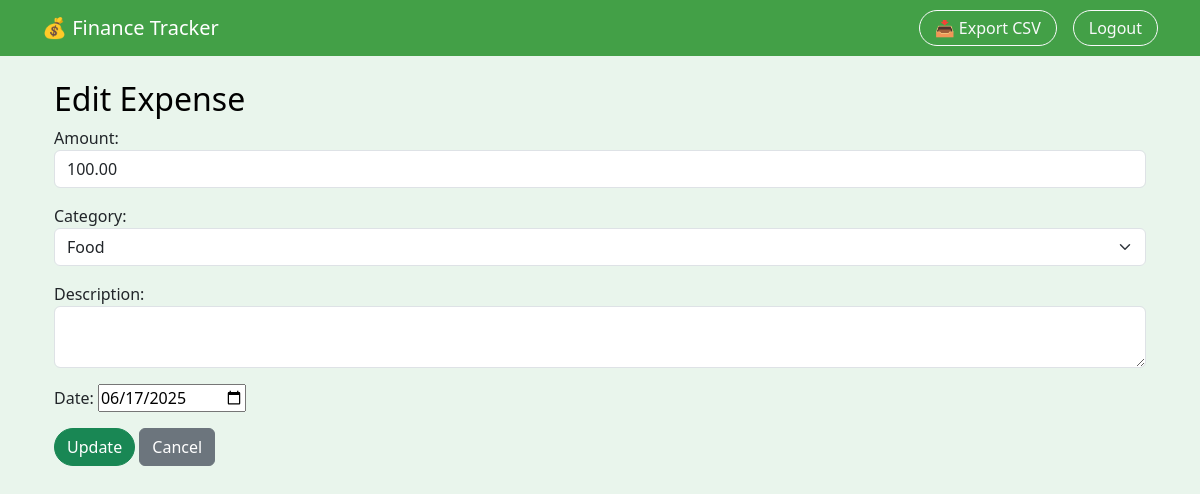
The page /expense/edit/6/ (signed in) on the database its author committed.
### tracker/models.py (models this page shows, shortened)
class Expense(models.Model):
    user = models.ForeignKey(User, on_delete=models.CASCADE)
    amount = models.DecimalField(max_digits=10, decimal_places=2)
    category = models.CharField(choices=CATEGORY_CHOICES, max_length=100)
    description = models.TextField(blank=True)
    date = models.DateField()
    created_at = models.DateTimeField(default=timezone.now)

### tracker/views.py (the view)
# urls.py: path('expense/edit/<int:pk>/', views.edit_expense, name='edit_expense'),
@login_required
def edit_expense(request, pk):
    expense = get_object_or_404(Expense, pk=pk, user=request.user)
    if request.method == 'POST':
        form = ExpenseForm(request.POST, instance=expense)
        if form.is_valid():
            form.save()
            return redirect('dashboard')
    else:
        form = ExpenseForm(instance=expense)
    return render(request, 'tracker/edit_expense.html', {'form': form})

### tracker/forms.py
class ExpenseForm(forms.ModelForm):
    class Meta:
        model = Expense
        fields = ['amount', 'category', 'description', 'date']
        widgets = {
            'date': forms.DateInput(attrs={'type': 'date'}),
            'description': forms.Textarea(attrs={'class': 'form-control', 'rows': 2}),
            'amount': forms.NumberInput(attrs={'class': 'form-control'}),
            'category': forms.Select(attrs={'class': 'form-select'}),
        }

### tracker/templates/tracker/edit_expense.html (shortened to what this page needs)
{% extends 'tracker/base.html' %}
{% load static %}
{% block content %}
<div class="container mt-4">
  <h2>Edit Expense</h2>
  <form method="post">
    {{ form.as_p }}
    <button type="submit" class="btn btn-success">Update</button>
    <a href="{% url 'dashboard' %}" class="btn btn-secondary">Cancel</a>
  </form>
</div>
{% endblock %}

### tracker/static/css/style.css (style rules this page uses)
body { background-color: #e9f5ec; font-family: 'Segoe UI', sans-serif; }
h2 { color: #000000; }
.btn-success { border-radius: 25px; font-weight: 500; }

### rows shown on the page
Expense: amount "100.00", category "Food", date "06/17/2025"
